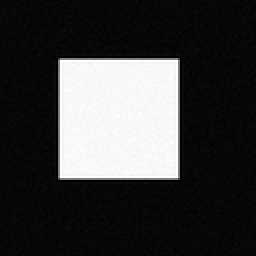
%> input picture matrix.png, 128 x 128 px, shrunk from 256 x 256 before the run (shown 2 times larger)
$ octave --eval "result = SIFT_csh(imread('matrix.png'));"   (GNU Octave 9; MATLAB toolbox functions it lacks are replaced by stand-ins)
%> lines starting %> are read from the running program, lines starting %| are printed output that depends on the picture
%> in SIFT_csh, Imagegray is the input picture: size 128x128 uint8; min 0, max 255, mean 59.6
### Define.m

%% 全局变量的定义
%  必要的全局变量的定义，所有全局变量将在各个子程序中调用。
%  sigma_num()：得到本组内，层之间的尺度关系以及本组内实际尺度
 function Imagedb = Define(Imagegray)
ifelse=@(a,b,c)(a~=0)*b+(a==0)*c;  %生成三目运算符

global enlarge
enlarge = 1; %是否放大原始图片,等于0则不放大
if ( logical(enlarge) )
     Imagedb = im2double(imresize(Imagegray,2,'bilinear'));  %图片放大2倍
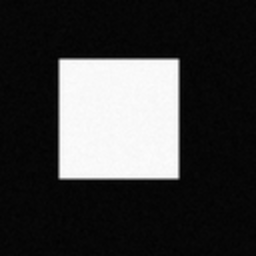
%> Imagedb: size 256x256 double; min 0.00784, max 0.992, mean 0.234
else
    Imagedb = im2double(Imagegray);
end

global camera_sigma sigma0;
camera_sigma = 0.5;  %原始输入图片定义尺度为camera_sigma;
sigma0 = 1.6;        % 高斯最下面一组最下一层的尺度

global Octave Layers;
Layers = 3; % 高斯塔为Layers+3层，Dog为Layers+2层
Octave = -1; % 定义高斯塔的组数目，其值>0则通过自动获取，否则按照图片尺寸确定
% 以下代码为组数的计算，是自定义还是根据图像（有无放大原图像）尺寸确定组的数量

Octave = ifelse(Octave >0,Octave,ifelse(logical(enlarge), ...
    log(min(size(Imagegray)))/log(2)-1,log(min(size(Imagegray)))/log(2)-2));
%> Octave = 6
Octave = round(Octave);

global sigma;
sigma = zeros(2,Layers+3);
sigma = sigma_num(); %第1行返回本层尺度与上一层尺度的平方差开根号，第2行返回在本组中的实际尺度

global SIFT_Img_Border;
SIFT_Img_Border = 6; %在Dog金字塔中去掉四周的像素数量SIFT_Img_Borde-1

global ExtrThreshold;
% 在极值点精确定位前为1/2*ExtrThreshold，精确定位阈值为ExtrThreshold；
ExtrThreshold = 0.03;%lowe 建议值0.03，但是这个值是归一化0-1中间的

global edgegama; %hessian矩阵中用于判断是否属于边界点的阈值
edgegama = 10;

global SIFT_STEP;
SIFT_STEP = 5;
global IterationMax; %极值点精确查找过程中偏移量过大值，则认为极值点不稳定
IterationMax = 3;

global SIFT_ORI_HIST_BINS; %定义主方向柱数量
SIFT_ORI_HIST_BINS = 36;

global SIFT_ORI_SIG_FCTR; % 主方向半径为SIFT_ORI_RADIUS*SIFT_ORI_SIG_FCTR*所在组内尺度（包含层偏移小数）
SIFT_ORI_SIG_FCTR = 1.5;
global SIFT_ORI_RADIUS;
SIFT_ORI_RADIUS  = 3;

global SIFT_ORI_PEAK_RATIO; %多个主方向，为最大值主方向的阈值
SIFT_ORI_PEAK_RATIO = 0.8;

global boolParabolicFit;
boolParabolicFit = 0; %主方向柱通过抛物线拟合方法或者中心偏移方法

global SIFT_DESCR_WIDTH;
SIFT_DESCR_WIDTH = 4; %特征点描述符 分为SIFT_DESCR_WIDTH *SIFT_DESCR_WIDTH 个正方形
global SIFT_DESCR_HIST_BINS; %特征点描述符 正方形内方向柱数量：SIFT_DESCR_HIST_BINS
SIFT_DESCR_HIST_BINS = 8;  %128维 = SIFT_DESCR_WIDTH * SIFT_DESCR_WIDTH * SIFT_DESCR_HIST_BINS
global SIFT_DESCR_SCL_FCTR;
SIFT_DESCR_SCL_FCTR = 3; %特征点周围SIFT_DESCR_SCL_FCTR*（d+1）范围。备注：还需要扩大1.414倍
global SIFT_DESCR_MAG_THR;
SIFT_DESCR_MAG_THR = 0.2; % 特征点描述符中，大于该阈值的点被置为固定值

### sigma_num.m
%%
% 获得sigma序列，注意这个sigma序列都是针对本组的尺度，尺度一定要有个参考图像尺寸
% 其尺度sigma与图像尺寸成正比关系
% 该程序返回的第1行是本层尺度与上一层尺度的平方差开根号
%  该程序返回的第2行是本组内的实际尺度
%%
 function sigma =sigma_num()
  global sigma camera_sigma;
  global Layers sigma0  enlarge;
  if (logical(enlarge))
      sigma(1,1) = sqrt(sigma0*sigma0 - 4*camera_sigma*camera_sigma);
      sigma(2,1) = sigma0;
  else
      sigma(1,1) = sqrt(sigma0*sigma0 - camera_sigma*camera_sigma);
      sigma(2,1) = sigma0;
  end
  s=Layers;
  for i=2:1:s+3
      sigma_pre = sigma0*power(2,1/s*(i-2));
      sigma_at = sigma0*power(2,1/s*(i-1));
      sigma(1,i) = sqrt(sigma_at*sigma_at - sigma_pre*sigma_pre);
      sigma_2 = sigma(1,2:i).*sigma(1,2:i);
      sigma(2,i) = sqrt(sum(sigma_2(:))+sigma0*sigma0);
%       sigma(2,i) = sigma_at ; %这两句等效
  end


### buildgausspyr.m
%%  创建高斯金字塔
% OpenCV中内核的大小计算方法。
%   ksize.height = cvRound(sigma2*(depth == CV_8U ? 3 : 4)*2 + 1)|1;
%    CV_Assert( ksize.width > 0 && ksize.width % 2 == 1 &&
%         ksize.height > 0 && ksize.height % 2 == 1 );//确保核宽和核高为正奇数
% cell 解决数组问题
% A = cell(numArrays,1);
% for n = 1:numArrays
%     A{n} = magic(n);
% end
%%
function gausspyr = buildgausspyr(Imagedb)
global Octave Layers;
global sigma;
Oct = Octave;S = Layers+3;
%> after `Oct = Octave`: Oct = 6

gausspyr = cell(Oct,1) ;
%> gausspyr = {[], [], [], [], [], []}
for oct = 1:1:Oct
    clear gausspyr_oct  gauss_at_1;
    for lay = 1:1:S
        ksize = 2*sigma(1,lay)*3+1; % 滤波内核范围
        ksize = 2*round(ksize/2-0.5)+1; % 滤波内核确保为奇数
        at = lay;
        if oct == 1 && lay == 1
        w=fspecial('gaussian',[ksize ksize],sigma(1,lay));
        gausspyr_oct(:,:,at) = imfilter(Imagedb,w,'same');
        else if oct >= 1 && lay >= 2
                w=fspecial('gaussian',[ksize ksize],sigma(1,lay));
                gausspyr_oct(:,:,at) = imfilter(gausspyr_oct(:,:,at-1),w,'same');
            else if  oct >= 2 && lay == 1
                    gauss_at_1 =  gausspyr{oct-1}(:,:,S-2) ;  % 前一组倒数第三层
                    gauss_at = imresize(gauss_at_1,0.5,'bilinear');
                    gausspyr_oct(:,:,at) = gauss_at;
                end
            end
        end
    end
    gausspyr{oct} = gausspyr_oct;
end
%> after the loop, gauss_at = [0.0496 0.0918 0.137 0.161 0.152 0.114 0.0679 0.0331; 0.0918 0.171 0.256 0.301 0.284 0.213 0.125 0.0606; 0.137 0.256 0.385 0.454 0.426 0.319 0.187 0.0897; 0.161 0.301 0.454 0.534 0.502 0.376 0.22 0.105; 0.152 0.284 0.426 0.502 0.472 0.353 0.207 0.0991; 0.114 0.213 0.319 0.376 0.353 0.265 0.156 0.0754; 0.0679 0.125 0.187 0.22 0.207 0.156 0.0931 0.0456; 0.0331 0.0606 0.0897 0.105 0.0991 0.0755 0.0456 0.0228]; gausspyr = 6 items

### buildDogpyr.m
%% 创建Dog金字塔
%
%
%%
function Dogpyr = buildDogpyr(gausspyr)
global Octave Layers;
Oct = Octave;D = Layers+2;
Dogpyr = cell(Oct,1) ;
%> Dogpyr = {[], [], [], [], [], []}
for oct = 1:1:Oct
    for lay = 1:1:D
        %%  图片数据如何归一化 ？？？
        % 图片不归一化目的是后面的极值点判断时，归一化以后原来在0附近的点都被错误的线性化了。
        Dogpyr{oct}(:,:,lay) = gausspyr{oct}(:,:,lay+1) - gausspyr{oct}(:,:,lay);

        % 将图片归一化到（0-1）  如果想显示并查看Dog金字塔图像 归一化显示否则不归一化的图片很可能将显示的一片黑
% %         laymax = max(max(Dogpyr{oct}(:,:,lay)));
% %         laymin = min(min(Dogpyr{oct}(:,:,lay)));
% %         [oct lay laymax laymin] %用于查看dog塔中各层之间的最大最小值，便于人工通过数据感官其稳定性
%            % 因为有过考虑毕竟不是Log图，担心Dog层与层之间相差一个常数（k-1）sigma*sigma，从而引起极值点都跑到某一个层里面
%            % 经过实验对比发现貌似担心是多余的，但还没有严格的数学证明
%         Dogpyr{oct}(:,:,lay) = (Dogpyr{oct}(:,:,lay)-laymin)/(laymax-laymin);
%         Dogpyr{oct}(:,:,lay) = 2*(Dogpyr{oct}(:,:,lay)-laymin)/(laymax-laymin)-1;
    end
end
%> after the loop, Dogpyr = 6 items

### findExtrma.m
%% 寻找极值点
%
% adjustExtrPoint(Dogpyr,) 调整极值点位置，确定精确点
% oritHist 返回主方向统计图
%%
function keypoint = findExtrma(gausspyr,Dogpyr)
keypoint = [];
global Octave Layers;
global SIFT_Img_Border;
global ExtrThreshold;
global SIFT_ORI_PEAK_RATIO; %多个主方向，为最大值主方向的阈值
global SIFT_ORI_HIST_BINS;  %定义主方向柱数量
n = SIFT_ORI_HIST_BINS;
global boolParabolicFit; %主方向柱通过抛物线拟合方法或者中心偏移方法
for oct = 1:1:Octave
    for lay = 2:1:Layers+1
        [rows cols] = size(Dogpyr{oct}(:,:,lay));
        laymax = max(max(Dogpyr{oct}(:,:,lay)));
        laymin = min(min(Dogpyr{oct}(:,:,lay)));
        Extr_lay = 1/2*ExtrThreshold*max( abs(laymax),abs(laymin) );
        % 边界各去掉SIFT_Img_Border-1个元素
        for r = SIFT_Img_Border:1:rows-SIFT_Img_Border+1
            for c = SIFT_Img_Border:1:cols-SIFT_Img_Border+1
                cub1 = Dogpyr{oct}(r-1:r+1,c-1:c+1,lay-1);
                cub2 = Dogpyr{oct}(r-1:r+1,c-1:c+1,lay);
                cub3 = Dogpyr{oct}(r-1:r+1,c-1:c+1,lay+1);
                cub = [cub1(:) ; cub2(:) ;cub3(:)];  %在r,c附近的立方体共27个元素
                % 先去掉本身不稳定的极值点
                if abs(Dogpyr{oct}(r,c,lay)) > Extr_lay && ...
                        ( Dogpyr{oct}(r,c,lay) == max(cub) || Dogpyr{oct}(r,c,lay) == min(cub) )
                    r1 = r; c1 =c; lay1 = lay;
                    %kpt所在的组、层、行、列、以及（层、行、列）的微小偏差
                    [flagbool kpt] = adjustExtrPoint(Dogpyr,gausspyr,oct,lay1,r1,c1);
                    if flagbool == 1  %极值点位置进一步判断条件成立以及精确定位
                         [maxval hist] = oritHist(gausspyr,kpt);
                         for j = 1:1:n
                             j_pre = j-1;
                             j_pre(j_pre<1) = n;
                             j_next = j+1;
                             j_next(j_next>n) = 1;
                             if hist(j)>hist(j_pre) && hist(j)>hist(j_next) &&  hist(j)>=SIFT_ORI_PEAK_RATIO*maxval
                                 % 抛物线拟合方程
                                 if boolParabolicFit
                                     bin = j+0.5*(hist(j_pre)-hist(j_next))/(hist(j_pre)+hist(j_next)-2*hist(j));
                                 else
                                     % 我个人认为直观的解释或许下面这个更合适
                                     bin = j+(hist(j_next)-hist(j_pre))/(hist(j_pre)+hist(j)+hist(j_next));
                                 end
                                 angle = (bin-1)*360/n;
                                  %keypoint为所在的1组、2层、3行、4列、以及（5层、6行、7列）的微小偏差、8主方向角度
                                  keypoint = [keypoint;kpt angle];
                             end
                         end
                    end
                end
            end
        end
    end
end
%> after the loop, angle = 270.2; bin = 28.02; c1 = 8; flagbool = 1; hist = 36 values, max 0.698 at index 28, min 0.464 at index 13, mean 0.57; j_next = 1; j_pre = 35; keypoint = [5 3 8 8 0.31 -0.0759 -0.075 0.0573; 5 3 8 8 0.31 -0.0759 -0.075 89.94; 5 3 8 8 0.31 -0.0759 -0.075 179.8; 5 3 8 8 0.31 -0.0759 -0.075 210; 5 3 8 8 0.31 -0.0759 -0.075 270.2]; kpt = [5 3 8 8 0.31 -0.0759 -0.075]; lay1 = 3; maxval = 0.698; r1 = 8


### calcDescriptors.m
%%  计算特征描述符
%
%
%
%%
function descriptors= calcDescriptors(gausspyr,Keypoint)
 %keypoint为所在的1组、2层、3行、4列、以及（5层、6行、7列）的微小偏差、8主方向角度

global SIFT_DESCR_WIDTH; %特征点描述符 分为SIFT_DESCR_WIDTH *SIFT_DESCR_WIDTH 个正方形
d = SIFT_DESCR_WIDTH;
global SIFT_DESCR_HIST_BINS; %特征点描述符 正方形内方向柱数量：SIFT_DESCR_HIST_BINS
n = SIFT_DESCR_HIST_BINS ;  % d*d*n = 128维
dst = zeros(1,d*d*n);
deg_per_bin = 360/n;
global SIFT_DESCR_SCL_FCTR; %SIFT_DESCR_SCL_FCTR = 3;
global sigma;
global SIFT_DESCR_MAG_THR;
oct = Keypoint(1);  % 组
lay = Keypoint(2);  % 层
gauss_sigma0 = sigma(2,lay);  % 高斯塔所在层的sigma

hist_width = SIFT_DESCR_SCL_FCTR * gauss_sigma0 ;
radius = round(hist_width * sqrt(2)/2*(d+1));
ori = Keypoint(8);  % 主方向角度
cos_ori = cosd(ori);
sin_ori = sind(ori);
[rows cols] = size(gausspyr{oct}(:,:,lay));
exp_scale = -2/(d*d); %高斯权重相当于为d/2；
cubhist = zeros(d+2,d+2,n+1);
k = 0;
for ri = -radius:1:radius
    for ci = -radius:1:radius
        rcd = [cos_ori -sin_ori;sin_ori cos_ori] *[ri;ci]; %旋转
        rd_ = rcd(1)/hist_width; %旋转后的行 d
        cd_ = rcd(2)/hist_width; %旋转后的列 d

        %  移位到左上角
        rbin = rd_ + d/2-0.5;  %旋转移位后的行 d
        cbin = cd_ + d/2-0.5;  %旋转移位后的列 d
%         r = gausspyr{oct} (Keypoint(3),Keypoint(4),lay);
        r = Keypoint(3)+ri; %旋转前的行坐标
        c = Keypoint(4)+ci; %旋转前的列坐标
        if rbin>-1 && rbin<d && cbin>-1 && cbin<d && ...
                r>=2 && r<=rows-1 && c>=2 && c<=cols-1
           k=k+1;
           dx = gausspyr{oct}(r,c+1,lay)-gausspyr{oct}(r,c-1,lay);
           dy = gausspyr{oct}(r+1,c,lay)-gausspyr{oct}(r-1,c,lay);
           Dx(k) =dx;Dy(k) =dy;
           Rbin(k) = rbin;Cbin(k) =cbin;
           W(k) = exp((rd_^2+cd_^2)*exp_scale); %权重
        end
    end
end

len = k;
Mag = sqrt(Dx.*Dx + Dy.*Dy);  %梯度幅值；
orik = rad2deg( atan2(Dy,Dx) );  %atan2(a,b)是4象限反正切，它的取值不仅取决于正切值a/b，还取决于点 (b, a) 落入哪个象限：
orik(orik<0) = orik(orik<0)+360; % 将-180~180转换为 0~360；该语句在ori>0时不执行；
for k=1:1:len
    rbin =Rbin(k);cbin =Cbin(k); %旋转移位后的行列 d
    ori1 = orik(k)-ori;
    ori1(ori1<0) = ori1+360; %将-360-360转换为 0-360°
    obin = ori1/deg_per_bin;
    mag = Mag(k)*W(k);
    r0 = floor(rbin);c0 = floor(cbin); %取值范围为 [-1~d-1]
    ob0 = floor(obin); %取值范围为 [0~8]
    ob0(ob0==8) = 0; %取值范围为 [0~7]
    rbin = rbin-r0; % 小数部分
    cbin = cbin-c0;
    obin = obin-ob0;
    % 为了防止超出边界
    histc = c0+2;  % c0 取值范围为 [-1~d-1]
    histr = r0+2;  % r0 取值范围为 [-1~d-1]
    histo = ob0+1; % ob0 取值范围为 [0~7]
    %
    cubhist(histc,histr,histo) = (1-cbin)*(1-rbin)*(1-obin)*mag + ...
        cubhist(histc,histr,histo);
    cubhist(histc,histr,histo+1) = (1-cbin)*(1-rbin)*obin*mag + ...
        cubhist(histc,histr,histo+1);

    cubhist(histc,histr+1,histo) = (1-cbin)*rbin*(1-obin)*mag + ...
        cubhist(histc,histr+1,histo);
    cubhist(histc,histr+1,histo+1) = (1-cbin)*rbin*obin*mag + ...
        cubhist(histc,histr+1,histo+1);

    cubhist(histc+1,histr,histo) = cbin*(1-rbin)*(1-obin)*mag + ...
        cubhist(histc+1,histr,histo);
    cubhist(histc+1,histr,histo+1) = cbin*(1-rbin)*obin*mag + ...
        cubhist(histc+1,histr,histo+1);

    cubhist(histc+1,histr+1,histo) = cbin*rbin*(1-obin)*mag + ...
        cubhist(histc+1,histr+1,histo);
    cubhist(histc+1,histr+1,histo+1) = cbin*rbin*obin*mag + ...
        cubhist(histc+1,histr+1,histo+1);
end

% cs = [sum(Mag.*W) sum(cubhist(:))]
cubhist(:,:,1) = cubhist(:,:,1) +cubhist(:,:,n+1);  %在0°和360°数据合并
for i=1:1:d % 行r
    for j=1:1:d  %列c
        for k=1:1:n  %方向柱1~n
            dst(((i-1)*d+j-1)*n+k) = cubhist(i+1,j+1,k);
        end
    end
end

descriptors =dst/sqrt(sumsqr(dst));
% 大于阈值则被置为阈值值
descriptors(descriptors>SIFT_DESCR_MAG_THR) = SIFT_DESCR_MAG_THR;
descriptors =descriptors/sqrt(sumsqr(descriptors));


### SIFT_csh.m
%% SIFT 主函数
% 作者：ruogu7, 时间：2018-03-29
% Define（）: 全局数据定义，如果修改参数则可以在此子程序中进行
% buildgausspyr(Imagedb)： 创建高斯金字塔
% buildDogpyr(gausspyr)： 创建Dog金字塔

%% 全局变量的定义
%  必要的全局变量的定义，所有全局变量将在各个子程序中调用。
 function [Imagedb Keypoint Descriptors] = SIFT_csh(Input1)
 %keypoint每行为所在的1组、2层、3行、4列、以及（5层、6行、7列）的微小偏差、8主方向角度
 % Descriptors每行为Keypoint中某一行对应的d*d*n维特征向量描述符

% Input1 = imread('lena.png');
% Input1 = imread('book1gray.png');
% Input1 = imread('matrix.png');  %为中间有一片白色的正方形区域

%%
if ndims(Input1)==3
    Imagegray = rgb2gray(Input1); %将彩色图像转换为灰度图像
else
     Imagegray = Input1;
end
% global camera_sigma sigma0;
% global enlarge
% global Octave Layers;
% global sigma;
Imagedb = Define(Imagegray);  %全局数据管理，并返回灰度图的浮点数数据Imagedb（0-1之间）
gausspyr = buildgausspyr(Imagedb);
Dogpyr = buildDogpyr(gausspyr);
Keypoint = findExtrma(gausspyr,Dogpyr);
%> Keypoint has the same summary as keypoint in findExtrma
Descriptors = [];
for i=1:1:size(Keypoint,1)
    kpt = Keypoint(i,:);
    descriptors = calcDescriptors(gausspyr,kpt);
    Descriptors = [Descriptors;descriptors];
end
%> this loop made 1 pass
%> (kpt, d in calcDescriptors, n in calcDescriptors, deg_per_bin in calcDescriptors, oct in calcDescriptors, lay in calcDescriptors, gauss_sigma0 in calcDescriptors, hist_width in calcDescriptors) on pass 1: ([5 3 8 8 0.31 -0.0759 -0.075 0.0573], 4, 8, 45, 5, 3, 2.54, 7.62)
%> the run ends on the next line
